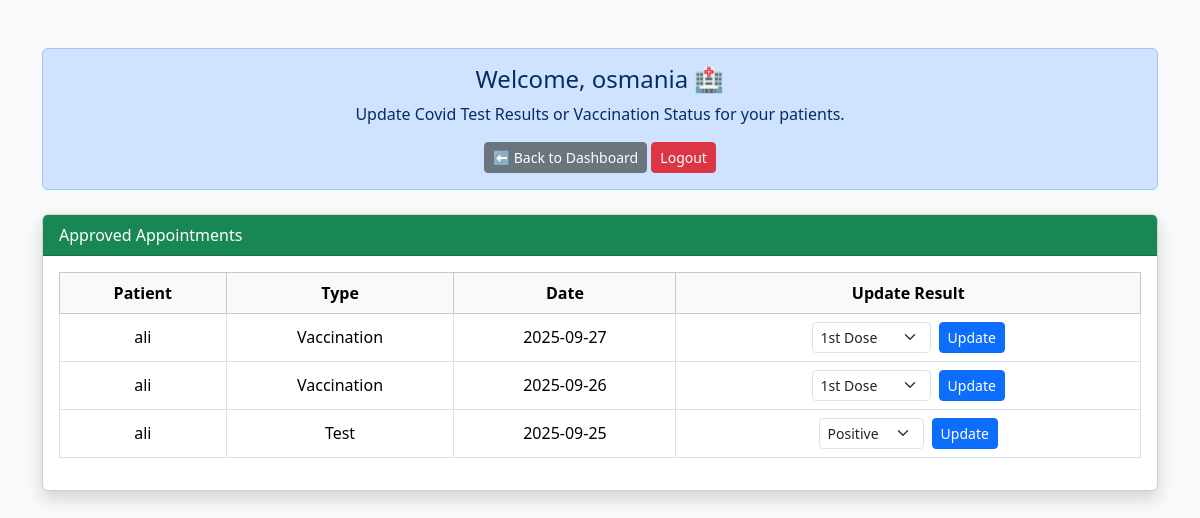
Page /hospital_results.php (signed in) on the committed database.
### tables this page shows
CREATE TABLE `appointments` (
  `id` int(11) NOT NULL,
  `patient_id` int(11) NOT NULL,
  `hospital_id` int(11) NOT NULL,
  `vaccine_id` int(11) DEFAULT NULL,
  `type` enum('test','vaccination') NOT NULL,
  `appointment_date` date NOT NULL,
  `status` enum('pending','approved','rejected','completed') DEFAULT 'pending',
  `created_at` timestamp NOT NULL DEFAULT current_timestamp()
);

CREATE TABLE `users` (
  `id` int(11) NOT NULL,
  `name` varchar(100) NOT NULL,
  `email` varchar(100) NOT NULL,
  `password` varchar(255) NOT NULL,
  `phone` varchar(20) DEFAULT NULL,
  `address` text DEFAULT NULL,
  `role` enum('admin','hospital','patient') NOT NULL DEFAULT 'patient',
  `status` enum('pending','approved','rejected') DEFAULT 'approved',
  `created_at` timestamp NOT NULL DEFAULT current_timestamp()
);

### hospital_results.php (the view, shortened to what this page needs)
<?php
include 'connection.php';
$hospital_id = $_SESSION['hospital_id'];
$appointments = mysqli_query($conn, "
    SELECT a.id, a.appointment_date, a.type, a.status, u.name as patient_name
    FROM appointments a
    JOIN users u ON a.patient_id = u.id
    WHERE a.hospital_id = $hospital_id AND a.status = 'approved'
    ORDER BY a.appointment_date DESC
");
?>
<!DOCTYPE html>
<html>
<head>
    <link rel="stylesheet" href="https://cdn.jsdelivr.net/npm/bootstrap@5.3.3/dist/css/bootstrap.min.css">
</head>
<body class="bg-light">
<div class="container mt-5">
    <div class="alert alert-primary text-center mb-4">
        <h4>Welcome, <?php echo htmlspecialchars($_SESSION['hospital_name']); ?> 🏥</h4>
        <p>Update Covid Test Results or Vaccination Status for your patients.</p>
        <a href="hospital_dashboard.php" class="btn btn-secondary btn-sm">⬅ Back to Dashboard</a>
        <a href="hospital_logout.php" class="btn btn-danger btn-sm">Logout</a>
    </div>
    <div class="card shadow">
        <div class="card-header bg-success text-white">Approved Appointments</div>
        <div class="card-body table-responsive">
            <table class="table table-bordered text-center align-middle">
                <thead class="table-light">
                    <tr>
                        <th>Patient</th>
                        <th>Type</th>
                        <th>Date</th>
                        <th>Update Result</th>
                    </tr>
                </thead>
                <tbody>
                <?php if(mysqli_num_rows($appointments) > 0) {
                        while($a = mysqli_fetch_assoc($appointments)) { ?>
                    <tr>
                        <td><?php echo htmlspecialchars($a['patient_name']); ?></td>
                        <td><?php echo ucfirst($a['type']); ?></td>
                        <td><?php echo $a['appointment_date']; ?></td>
                        <td>
                            <form method="POST" class="d-flex justify-content-center align-items-center gap-2">
                                <?php if ($a['type'] == 'test') { ?>
                                    <select name="test_result" class="form-select form-select-sm w-auto" required>
                                        <option value="positive">Positive</option>
                                    </select>
                                <?php } else { ?>
                                    <select name="vaccination_status" class="form-select form-select-sm w-auto" required>
                                        <option value="1st_dose">1st Dose</option>
                                    </select>
                                <?php } ?>
                                <button type="submit" name="update_result" class="btn btn-primary btn-sm">Update</button>
                            </form>
                        </td>
                    </tr>
                <?php } } else { ?>
                    <tr><td colspan="4">No approved appointments found.</td></tr>
                <?php } ?>
                </tbody>
            </table>
        </div>
    </div>
</div>
</body>
</html>

### rows in the picture
appointments: patient.name "ali", type "Vaccination", appointment_date "2025-09-27"
appointments: patient.name "ali", type "Vaccination", appointment_date "2025-09-26"
appointments: patient.name "ali", type "Test", appointment_date "2025-09-25"

### other values in the picture
$_SESSION['hospital_name'] "osmania"
